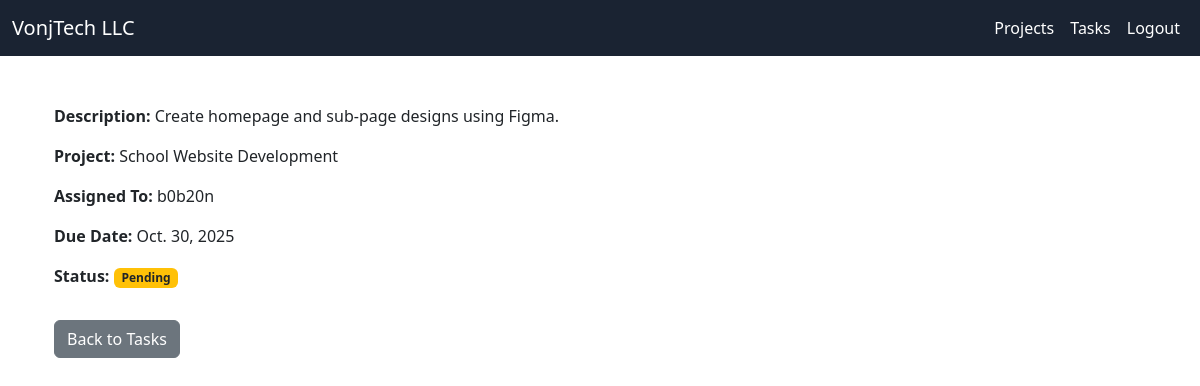
The page /tasks/2/ (signed in) on the database its author committed.
### dashboard/models.py (models this page shows, shortened)
class Task(models.Model):
    STATUS_CHOICES = [
        ('Pending', 'Pending'),
        ('In Progress', 'In Progress'),
        ('Completed', 'Completed')
    ]
    project = models.ForeignKey(Project, on_delete=models.CASCADE)
    title = models.CharField(max_length=255)
    description = models.TextField(blank=True)
    assigned_to = models.ForeignKey(User, on_delete=models.CASCADE, related_name='assigned_tasks')
    status = models.CharField(max_length=20, choices=STATUS_CHOICES, default='Pending')
    due_date = models.DateField()
    attachment = models.FileField(upload_to='task_files/', blank=True, null=True)  # <-- File upload

class Project(models.Model):
    name = models.CharField(max_length=255)
    description = models.TextField()
    created_by = models.ForeignKey(User, on_delete=models.CASCADE)  # 👈 this field is required
    assigned_to = models.ForeignKey(User, on_delete=models.SET_NULL, null=True, blank=True, related_name='assigned_projects')
    due_date = models.DateField(null=True, blank=True)

### dashboard/views.py (the view)
# urls.py: path('tasks/<int:task_id>/', views.task_detail, name='task_detail'),
@login_required
def task_detail(request, task_id):
    task = get_object_or_404(Task, id=task_id)
    return render(request, 'task_detail.html', {'task': task})

### dashboard/templates/task_detail.html (shortened to what this page needs)
{% extends 'base.html' %}
{% block content %}
<div class="container mt-5">
    <p><strong>Description:</strong> {{ task.description }}</p>
    <p><strong>Project:</strong> {{ task.project.name }}</p>
    <p><strong>Assigned To:</strong> {{ task.assigned_to }}</p>
    <p><strong>Due Date:</strong> {{ task.due_date }}</p>
    <p>
        <strong>Status:</strong>
        {% if task.status == 'Completed' %}
            <span class="badge bg-success">Completed</span>
        {% else %}
            <span class="badge bg-warning text-dark">Pending</span>
        {% endif %}
    </p>
    <a href="{% url 'task_list' %}" class="btn btn-secondary mt-3">Back to Tasks</a>
</div>
{% endblock %}

### rows shown on the page
Task: description "Create homepage and sub-page designs using Figma.", project.name "School Website Development", assigned_to "b0b20n", due_date "Oct. 30, 2025"
